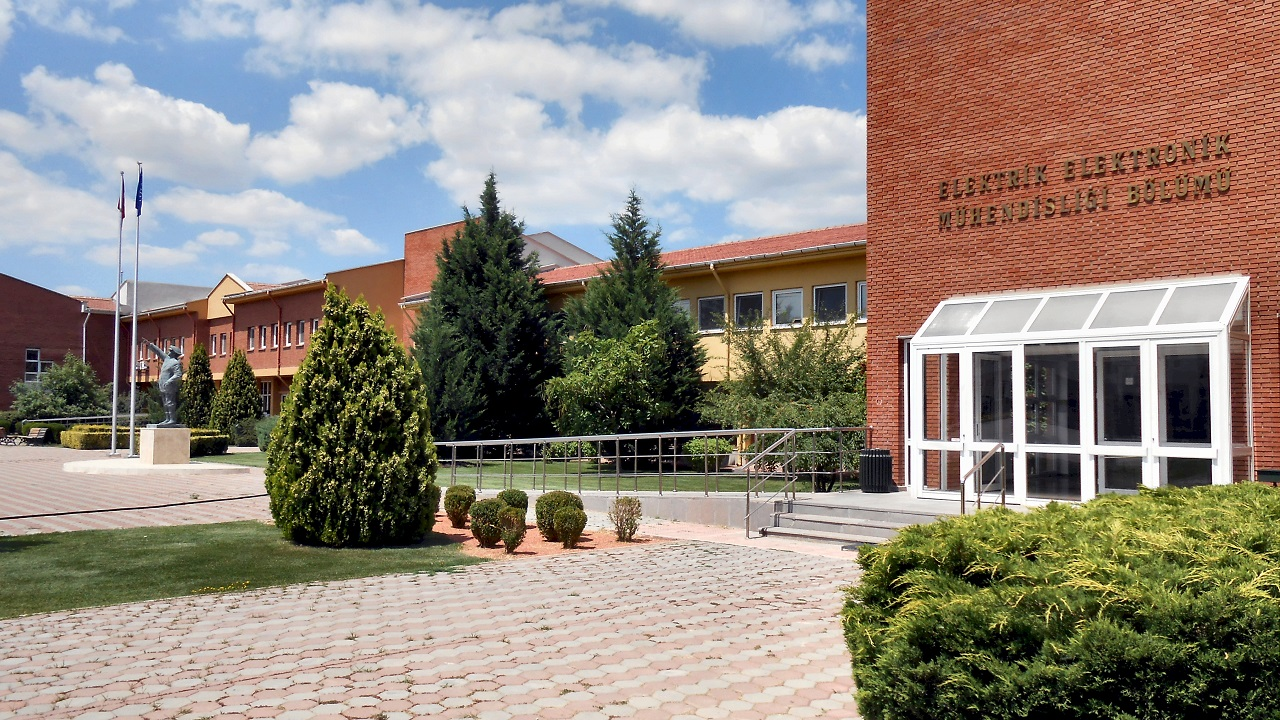
//> input picture Interpolation/eem.jpg, 1280 x 720 px
$ ./main   (built with g++ and OpenCV 4)
//> lines starting //> are read from the running program, lines starting //| are printed output that depends on the picture
### Interpolation/interpolation.hpp
#include "opencv2/opencv.hpp"


// resizes the image with bilinear interpolation and returns it
// outWidth is the width of the output image, and outHeight is the height of the output image
cv::Mat interpBilinear(cv::Mat image, int outWidth, int outHeight)
{


	cv::Mat outImage = cv::Mat(outHeight, outWidth, CV_8UC3);

	float h1 = outHeight;
	float h2 = image.rows;
	float ratioy = h1 / h2; // ratio of height
	float w1 = outWidth;
	float w2 = image.cols;
	float ratiog = w1 / w2; // ratio of width

	for (int x = 0; x < outImage.cols - 1; x++) {
		for (int y = 0; y < outImage.rows - 1; y++) {

			int rg = x / ratiog;
			int ry = y / ratioy;


			double x1 = x / ratiog - rg;
			double x2 = 1 - x1;
			double y1 = y / ratioy - ry;
			double y2 = 1 - y1;

			double z1 = x2*y2;
			double z2 = x2*y1;
			double z3 = x1*y2;
			double z4 = x1*y1;

			cv::Vec3b i1 = image.at<cv::Vec3b>(ry, rg);
			cv::Vec3b i2 = image.at<cv::Vec3b>(ry + 1, rg);
			cv::Vec3b i3 = image.at<cv::Vec3b>(ry, rg + 1);
			cv::Vec3b i4 = image.at<cv::Vec3b>(ry + 1, rg + 1);

			outImage.at<cv::Vec3b>(y, x) = z1*i1 + z2*i2 + z3*i3 + z4*i4;
		}
	}
	return outImage;
}


// resizes the image with nearest neighbor interpolation and returns it
// outWidth is the width of the output image, and outHeight is the height of the output image
// [19 lines left out: function interpNN, not called in this run]


// calculates the mean squared error between two images and returns it (see the example below)
// Say we have two 2x2 RGB images:
//         image1                          image2
// (48,219,66)  (108, 205, 51)     (253,176,148) (160,82,117)
// (241,157,220) (155,10,206)       (120,44,174) (154,122,42)
// MSE = (1 / (2*2*3)) * ((48-253)^2 + (219-176)^2 + (66-148)^2 + (108-160)^2 + (205-82)^2 + (51-117)^2 + (241-120)^2 + (157-44)^2 + (220-174)^2 + (155-154)^2 + (10-122)^2 + (206-42)^2)
double mse(cv::Mat image1, cv::Mat image2)
{
	// we can only calculate mse if the images are of the same shape
	// the following 2 lines check this and throw an exception if this is not the case
	if ((image1.rows != image2.rows) || (image1.cols != image2.cols) || (image1.channels() != image2.channels()))
	{
		std::cout << "Inputs to mse() must be of the same shape." << std::endl;
		throw std::runtime_error("Inputs to mse() must be of the same shape.");
	}

	double mse = INFINITY; // INITIALIZE THIS WITH AN APPROPRIATE VALUE

	float sqr = 0;
	float dif = 0;

	for (int i = 0; i < 3; i++) {
		for (int x = 0; x < image1.cols; x++) {
			for (int y = 0; y < image1.rows; y++) {
				dif = (image1.at<cv::Vec3b>(y, x)[i] - image2.at<cv::Vec3b>(y, x)[i]);
				sqr += dif*dif;

			}
		}
	}
	mse = sqr / (image1.rows * image1.cols * 3);

	return mse;
}

### Interpolation/main.cpp
#include "opencv2/opencv.hpp"
#include "interpolation.hpp"

using cv::Mat;


void main()
{
	// read the image from file (source: http://c-viz.eskisehir.edu.tr/)
	// note that the original resolution is 1280x720
	Mat image = cv::imread("eem.jpg");
//> image is the input picture: 720 rows x 1280 cols, CV_8UC3; mean B, G, R 125.6, 136.1, 146

	// resize the image with OpenCV's linear interpolation
	Mat opencvResized;
	cv::resize(image, opencvResized, cv::Size(640, 360), 0, 0, CV_INTER_LINEAR);
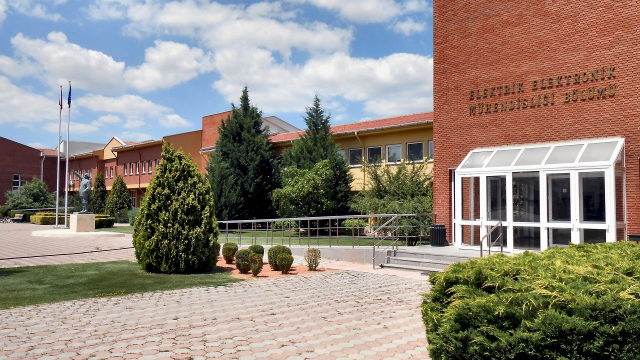
//> opencvResized: 360 rows x 640 cols, CV_8UC3; mean B, G, R 125.7, 136.2, 146.1

	// resize the image with your linear interpolation
	Mat myResized = interpBilinear(image, 640, 360);
//> after the loop in interpBilinear, `for (int x = 0; x < outImage.cols - 1; x++)`:
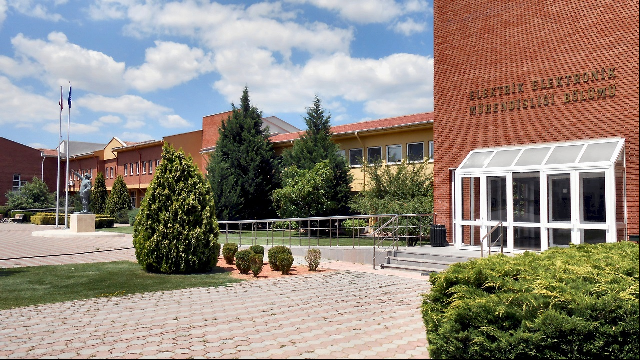
//> outImage: 360 rows x 640 cols, CV_8UC3; mean B, G, R 125.3, 135.6, 145.5

	// check if the two images are the same using your mean square error calculation function
	// the error should be very low
	std::cout << "Downscaled the image from 1280x720 to 640x360 using bilinear interpolation" << std::endl;
	std::cout << "MSE: " << mse(opencvResized, myResized) << std::endl;
//> the loop in mse, `for (int i = 0; i < 3; i++)` made 3 passes
//> (dif, sqr) on passes 1 to 3: (7, 100661256), (22, 211317616), (10, 328118592)
//> after the loop in mse, `for (int i = 0; i < 3; i++)`: dif = 10; sqr = 328118592
//> in mse, `mse = sqr / (image1.rows * image1.cols * 3);`: mse = 474.7
//| MSE: 474.709

	// now try the same for upscaling the image
	cv::resize(image, opencvResized, cv::Size(1920, 1080), 0, 0, CV_INTER_LINEAR);
//> opencvResized: 1080 rows x 1920 cols, CV_8UC3

	myResized = interpBilinear(image, 1920, 1080);

	std::cout << "Upscaled the image from 1280x720 to 1920x1080 using bilinear interpolation" << std::endl;
	std::cout << "MSE: " << mse(opencvResized, myResized) << std::endl;
//> the loop in mse (call 2), `for (int i = 0; i < 3; i++)` made 3 passes
//> (dif, sqr) on passes 1 to 3: (2, 129479216), (12, 279677312), (0, 447955552)
//| MSE: 72.0093

	// repeat the above two experiments with nearest neighbor interpolation
	cv::resize(image, opencvResized, cv::Size(640, 360), 0, 0, CV_INTER_NN);
//> opencvResized: 360 rows x 640 cols, CV_8UC3

	myResized = interpBilinear(image, 640, 360);

	std::cout << "Downscaled the image from 1280x720 to 640x360 using nearest neighbor interpolation" << std::endl;
	std::cout << "MSE: " << mse(opencvResized, myResized) << std::endl;
//| MSE: 92.0262

	cv::resize(image, opencvResized, cv::Size(1920, 1080), 0, 0, CV_INTER_NN);
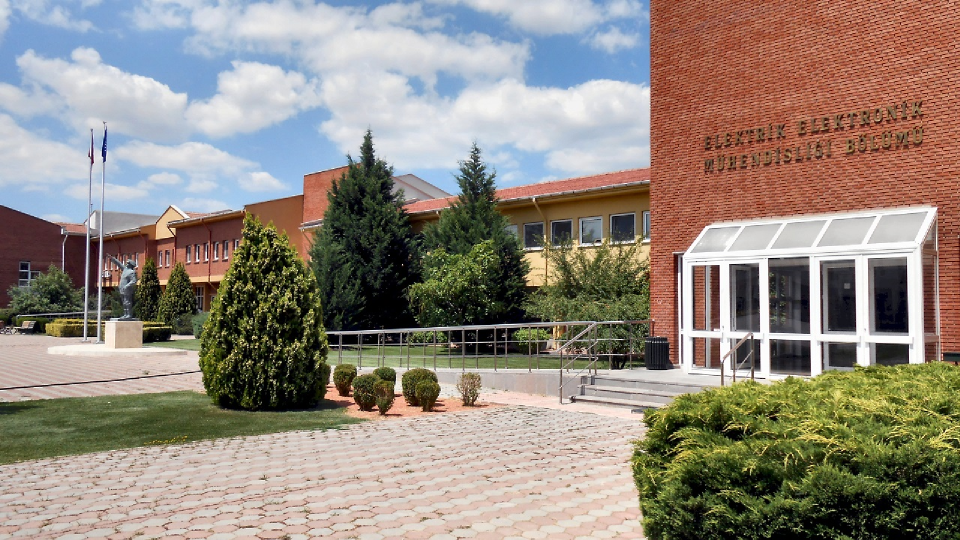
//> opencvResized: 1080 rows x 1920 cols, CV_8UC3 (shown at 1/2 size); mean B, G, R 125.6, 136.1, 146

	myResized = interpBilinear(image, 1920, 1080);

	std::cout << "Upscaled the image from 1280x720 to 1920x1080 using nearest neighbor interpolation" << std::endl;
	std::cout << "MSE: " << mse(opencvResized, myResized) << std::endl;
//| MSE: 320.621
}
